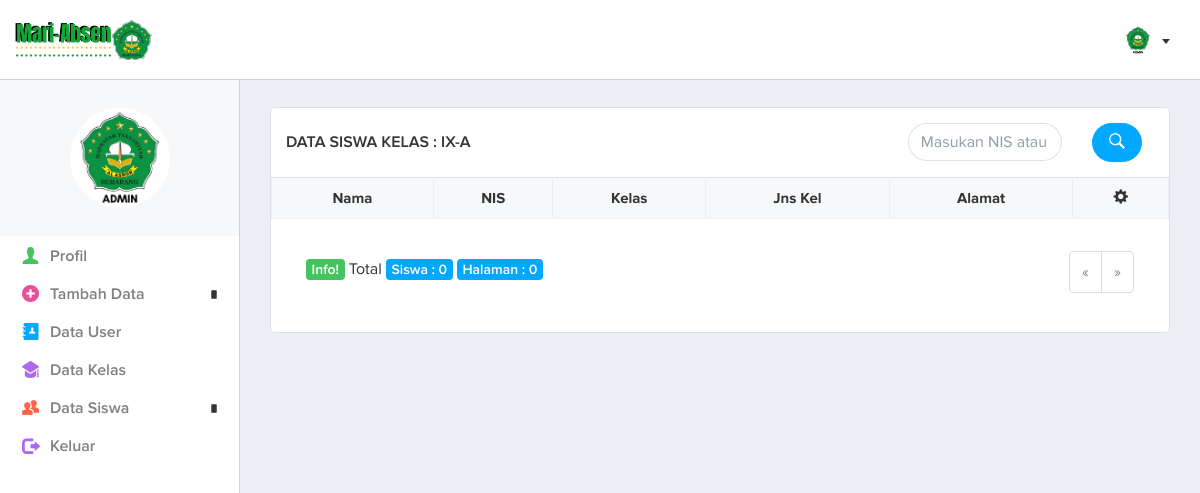
Page /page.php?data-siswa&kelas=IX-A (signed in) on the earlier database version.
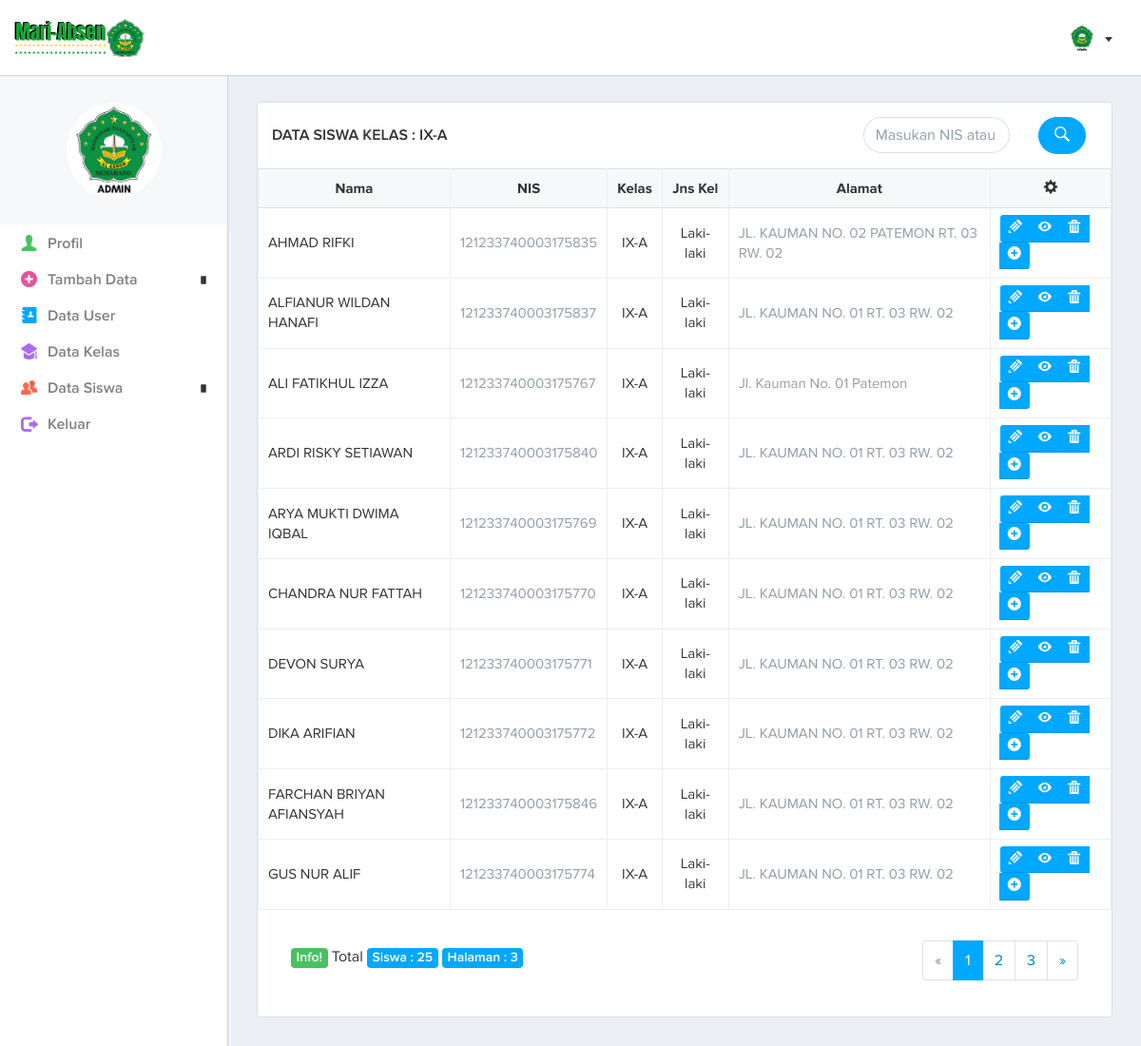
Same page on the later database version.
### tables this page shows
CREATE TABLE IF NOT EXISTS `siswa` (
  `id_siswa` varchar(40) DEFAULT NULL,
  `nama` varchar(50) NOT NULL,
  `nis` varchar(40) NOT NULL DEFAULT '',
  `jns_kel` enum('Laki-laki','Perempuan') NOT NULL,
  `tgl_lahir` varchar(20) DEFAULT NULL,
  `tmpt_lahir` varchar(50) DEFAULT NULL,
  `alamat` varchar(200) DEFAULT NULL,
  `nm_kelas` varchar(40) NOT NULL,
  `nama_ortu` varchar(40) DEFAULT NULL
);

### system/admin/data-siswa.php (the view, shortened to what this page needs)
<?php
include('system/inc/header.php');
include('system/inc/css.php');
include('system/inc/nav-admin.php');
$nm_kelas = $_GET['kelas'];
?>
	<div class="page-content">
		<div class="container-fluid">
			<section class="box-typical">
				<header class="box-typical-header">
					<div class="tbl-row">
						<div class="tbl-cell tbl-cell-title">
							<h3> DATA SISWA KELAS : <?php echo $nm_kelas; ?></h3>
						</div>
						<form  id="form-insert" name="form-insert" method="get" action="search/siswa.php">
							<div class="tbl-cell tbl-cell-icon-right col-lg-6"> </div>
							<div class="tbl-cell tbl-cell-action col-lg-4" align="right">
								<div class="form-control-wrapper">
									<input  type="text" class="form-control form-control-rounded" name="q" id="form-q" placeholder="Masukan NIS atau Nama Siswa"
									data-validation="[L>=1]"
									data-validation-message="Tidak boleh kosong!"/>
								</div>
							</div>
							<div class="tbl-cell tbl-cell-icon-right col-lg-1" align="center">
								<button type="submit" class="btn btn-rounded btn-primary font-icon font-icon-search"> </button>
							</div>
						</form>
					</div>
				</header>
				<div class="box-typical-body">
					<div class="table-responsive">
						<table id="table-sm" class="table table-bordered table-hover table-sm">
							<thead>
								<tr>
								<th><center>Nama</center></th>
								<th><center>NIS</center></th>
								<th><center>Kelas</center></th>
								<th><center>Jns Kel</center></th>
								<th><center>Alamat</center></th>
								<th><center><i class="font-icon glyphicon glyphicon-cog"></i> </center></th>
								</tr>
							</thead>
							<tbody>
								<?php
								$nm_kelas=$_GET['kelas'];
								$batas = 10;
								$pg = isset($_GET['pg']) ? $_GET['pg']:"";
								if (empty($pg)) {
								$posisi = 0;
								$pg = 1;
								} else {
								$posisi = ($pg-1)*$batas; }
								$sql = mysql_query("SELECT * FROM siswa WHERE nm_kelas='$nm_kelas' ORDER BY nama ASC limit $posisi, $batas ");
								while ($data = mysql_fetch_assoc($sql))
								{
								?>
								<tr>
								<td><?php echo $data['nama']; ?></td>
								<td class="color-blue-grey-lighter"><?php echo $data['nis']; ?></td>
								<td align="center"><?php echo $data['nm_kelas']; ?></td>
								<td align="center"><?php echo $data['jns_kel']; ?></td>
								<td class="color-blue-grey-lighter"><?php echo $data['alamat']; ?></td>
								<td align="center">
									<div class="btn-group btn-group-sm" role="group" aria-label="Basic example">
										<a href="page.php?edit-siswa&id=<?php echo $data['id_siswa'];?>" class="btn btn btn-default" data-toggle="tooltip" data-placement="top" title="Edit?"><i class="font-icon font-icon-pencil"></i> </a>
										<a href="page.php?detail-siswa&id=<?php echo $data['id_siswa'];?>" class="btn btn btn-default" data-toggle="tooltip" data-placement="top" title="Detail?"><i class="font-icon font-icon-eye"></i> </a>
										<a href="page.php?delete-siswa&id=<?php echo $data['id_siswa'];?>" onClick="return confirm('Yakin akan menghapus data ini?');" class="btn btn btn-default" data-toggle="tooltip" data-placement="top" title="Hapus?"><i class="font-icon font-icon-trash"></i> </a>
										<a href="page.php?tambah-siswa" class="btn btn-default font-icon font-icon-plus" data-toggle="tooltip" data-placement="top" title="Tambah?"></a>
									</div>
								</td>
								</tr>
	 							<?php
								}
								?>
							</tbody>
						</table>
					</div>
				</div>
				<div class="card-block">
					<div class="col-md-6">
						<?php
						$nm_kelas=$_GET['kelas'];
						$query = mysql_query("SELECT * FROM siswa WHERE nm_kelas='$nm_kelas'");
          				$jml_data=mysql_num_rows($query);
						$JmlHalaman = ceil($jml_data/$batas);
						?>
						<br>
  						<span class="label label-success">Info! </span> Total
						<span class="label label-primary">Siswa : <?php echo $jml_data; ?> </span>
  						<span class="label label-primary">Halaman : <?php echo $JmlHalaman; ?> </span>
					</div>
					<div class="col-md-6" align="right">
						<nav>
							<ul class="pagination">
								<?php
								$JmlHalaman = ceil($jml_data/$batas);
								if ($pg > 1 ) {
								$link = $pg-1;
								$prev = "<li class='page-item'>
								<a class='page-link' href='page.php?data-siswa&kelas=$nm_kelas&pg=$link' aria-label='Previous'>
								<span aria-hidden='true'>&laquo;</span>
								<span class='sr-only'>Previous</span>
								</a></li>";
								} else {
								$prev = "<li class='page-item disabled'>
								<a class='page-link' href='page.php?data-siswa&kelas=$nm_kelas&pg=$link' aria-label='Previous'>
								<span aria-hidden='true'>&laquo;</span>
								<span class='sr-only'>Previous</span>
								</a></li> ";
								}
								$nmr = '';
								for ($i = 1; $i<= $JmlHalaman; $i++){
								if ($i == $pg){
								$nmr.= "<li class='page-item active'>
								<a class='page-link'>$i<span class='sr-only'>(current)</span></a></li>";
								} else {
								$nmr.= "<li class='page-item'><a class='page-link' href='page.php?data-siswa&kelas=$nm_kelas&pg=$i'>$i</a></li>";
								}
								}
								if ($pg < $JmlHalaman){
								$link = $pg+1;
								$next = "<li class='page-item'>
								<a class='page-link' href='page.php?data-siswa&kelas=$nm_kelas&pg=$link'aria-label='Next'>
								<span aria-hidden='true'>&raquo;</span>
								<span class='sr-only'>Next</span>
								</a></li>";
								} else {
								$next = " <li class='page-item disabled'>
								<a class='page-link' href='page.php?data-siswa&kelas=$nm_kelas&pg=$link'aria-label='Next'>
								<span aria-hidden='true'>&raquo;</span>
								<span class='sr-only'>Next</span>
								</a></li>";
								}
								echo $prev . $nmr . $next;
								?>
							</ul>
						</nav>
					</div>
				</div>
			</section>
		</div>
	</div>
<?php
include('system/inc/footer.php');
?>

### page.php (shortened to what this page needs)
<?php
if(isset($_GET['data-siswa'])){
include'system/admin/data-siswa.php';
}
?>

### system/inc/header.php (shortened to what this page needs)
<!DOCTYPE html>
<html>
<head lang="en">

### system/inc/css.php (shortened to what this page needs)
<link rel="stylesheet" href="assets/css/separate/pages/others.min.css">
<link rel="stylesheet" href="assets/css/separate/pages/mail.min.css">
<link rel="stylesheet" href="assets/css/separate/vendor/bootstrap-select/bootstrap-select.min.css">
<link rel="stylesheet" href="assets/css/separate/vendor/bootstrap-daterangepicker.min.css">
<link rel="stylesheet" href="assets/css/separate/vendor/bootstrap-datetimepicker.min.css">
<link rel="stylesheet" href="assets/css/separate/vendor/sweet-alert-animations.min.css">
<link rel="stylesheet" href="assets/css/lib/summernote/summernote.css">
<link rel="stylesheet" href="assets/css/lib/bootstrap-sweetalert/sweetalert.css">
<link rel="stylesheet" href="assets/css/lib/clockpicker/bootstrap-clockpicker.min.css">
<link rel="stylesheet" href="assets/css/lib/bootstrap-table/bootstrap-table.min.css">
<link rel="stylesheet" href="assets/css/lib/font-awesome/font-awesome.min.css">
<link rel="stylesheet" href="assets/css/lib/bootstrap/bootstrap.min.css">
<link rel="stylesheet" href="assets/css/main.css">
</head>

### system/inc/nav-admin.php (shortened to what this page needs)
<body class="with-side-menu">
	<header class="site-header">
	    <div class="container-fluid">
	        <a href="page.php?home" class="site-logo">
	        <img class="hidden-md-down" src="assets/img/logo.png" alt="">
	        </a>
	        <button id="show-hide-sidebar-toggle" class="show-hide-sidebar">
	        <span>toggle menu</span>
	        </button>
	        <div class="site-header-content">
	            <div class="site-header-content-in">
	                <div class="site-header-shown">
	                    <div class="dropdown user-menu">
	                        <button class="dropdown-toggle" id="dd-user-menu" type="button" data-toggle="dropdown" aria-haspopup="true" aria-expanded="false">
	           				<img src="assets/img/admin.png" alt"">
	                        </button>
	                    </div>
	                </div>
	    			</div>
					</div>
	   			</div>
	</header>
	<nav class="side-menu">
    	<div class="side-menu-avatar">
	        <div class="avatar-preview avatar-preview-100">
	        <img src="assets/img/admin.png" alt"">
	        </div>
	    </div>
	    <ul class="side-menu-list">
	        <li class="green">
	            <a href="page.php?detail-user&id=<?php echo $_SESSION[id_user];?>">
	            <i class="font-icon font-icon-user"></i>
	            <span class="lbl">Profil</span>
	            </a>
	        </li>
			<li class="pink with-sub">
	            <span>
	            <i class="font-icon font-icon-plus"></i>
	            <span class="lbl">Tambah Data</span>
	            </span>
	            </li><a href="page.php?tambah-user"><span class="lbl">Tambah User</span></a></li>
	            </ul>
			<li class="blue">
	            <a href="page.php?data-user">
	            <i class="font-icon font-icon-contacts"></i>
	            <span class="lbl">Data User</span>
	            </a>
	        </li>
			<li class="purple">
	            <a href="page.php?data-kelas">
	            <i class="font-icon font-icon-learn"></i>
	            <span class="lbl">Data Kelas</span>
	            </a>
	        </li>
			<li class="coral with-sub">
	            <span>
	            <i class="font-icon font-icon-users"></i>
	            <span class="lbl">Data Siswa</span>
	            </span>
	        </li>
	      	<li class="purple">
	            <a href="page.php?keluar" onClick="return confirm('Yakin anda akan keluar?');">
	            <i class="font-icon glyphicon glyphicon-log-out"></i>
	            <span class="lbl">Keluar</span>
	            </a>
	        </li>
	</nav>

### system/inc/footer.php (shortened to what this page needs)
</body>
</html>

Differences in the rows shown:
added siswa: nama "AHMAD RIFKI", nis "121233740003175835", nm_kelas "IX-A", jns_kel "Laki-laki", alamat "JL. KAUMAN NO. 02 PATEMON RT. 03 RW. 02"
added siswa: nama "ALFIANUR WILDAN HANAFI", nis "121233740003175837", nm_kelas "IX-A", jns_kel "Laki-laki", alamat "JL. KAUMAN NO. 01 RT. 03 RW. 02"
added siswa: nama "ALI FATIKHUL IZZA", nis "121233740003175767", nm_kelas "IX-A", jns_kel "Laki-laki", alamat "Jl. Kauman No. 01 Patemon"
added siswa: nama "ARDI RISKY SETIAWAN", nis "121233740003175840", nm_kelas "IX-A", jns_kel "Laki-laki", alamat "JL. KAUMAN NO. 01 RT. 03 RW. 02"
added siswa: nama "ARYA MUKTI DWIMA IQBAL", nis "121233740003175769", nm_kelas "IX-A", jns_kel "Laki-laki", alamat "JL. KAUMAN NO. 01 RT. 03 RW. 02"
added siswa: nama "CHANDRA NUR FATTAH", nis "121233740003175770", nm_kelas "IX-A", jns_kel "Laki-laki", alamat "JL. KAUMAN NO. 01 RT. 03 RW. 02"
added siswa: nama "DEVON SURYA", nis "121233740003175771", nm_kelas "IX-A", jns_kel "Laki-laki", alamat "JL. KAUMAN NO. 01 RT. 03 RW. 02"
added siswa: nama "DIKA ARIFIAN", nis "121233740003175772", nm_kelas "IX-A", jns_kel "Laki-laki", alamat "JL. KAUMAN NO. 01 RT. 03 RW. 02"
added siswa: nama "FARCHAN BRIYAN AFIANSYAH", nis "121233740003175846", nm_kelas "IX-A", jns_kel "Laki-laki", alamat "JL. KAUMAN NO. 01 RT. 03 RW. 02"
added siswa: nama "GUS NUR ALIF", nis "121233740003175774", nm_kelas "IX-A", jns_kel "Laki-laki", alamat "JL. KAUMAN NO. 01 RT. 03 RW. 02"
Other differences:
$jml_data: "0" → "25"
$JmlHalaman: "0" → "3"
new list line: "1"
new list line: "2"
new list line: "3"
